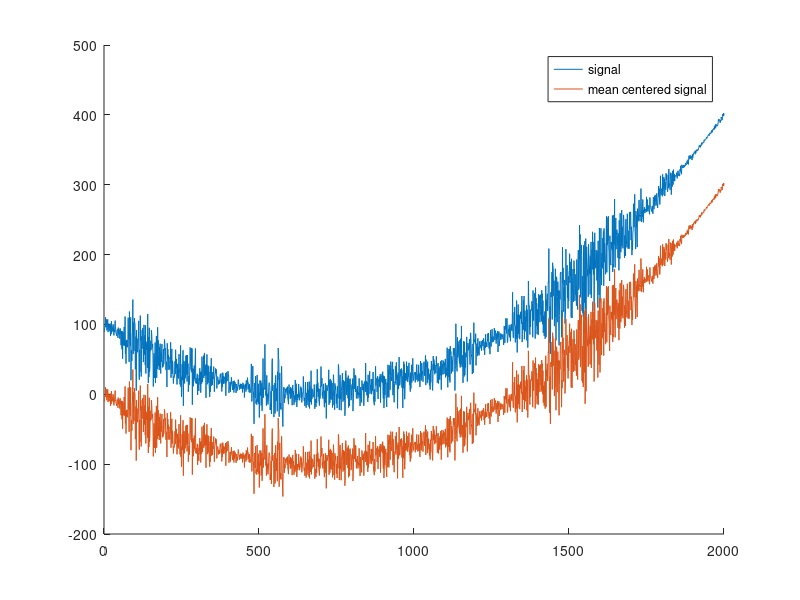
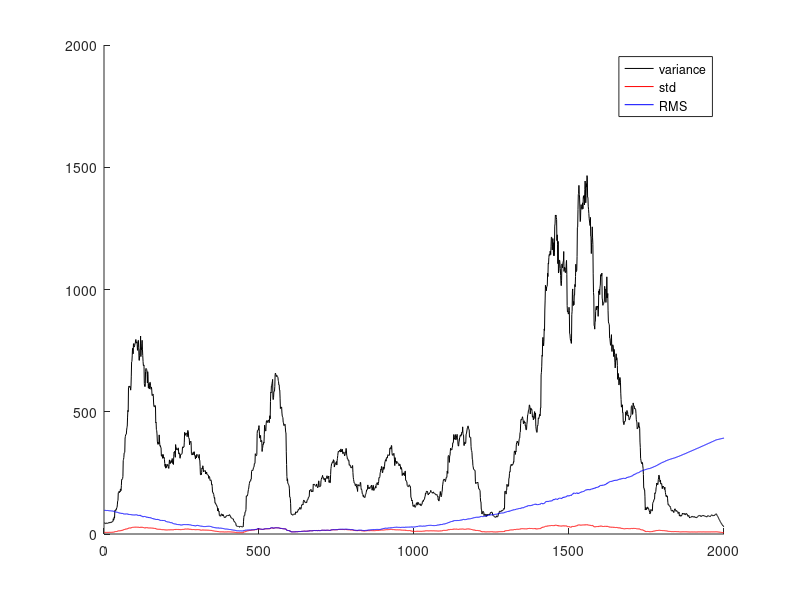

MATLAB code for these plots, in order:
clear, clf
%% 
n =2000;
p = 20;

%amplitude modulator
ampmod = interp1(rand(p,1)*30, linspace(1,p,n),'nearest')';
ampmod = ampmod + mean(ampmod)/3*sin(linspace(0,6*pi,n))';

signal = ampmod .* randn(size(ampmod));
signal = signal + linspace(-10,20,n)'.^2;

figure(1),clf,hold on
plot(signal)
plot(signal -mean(signal))
legend({'signal';'mean centered signal'})
%% compute windowed variance

k = 25;
[var_ts,std_ts,rms_ts] = deal(zeros(n,1));

for i = 1:n
    low_bnd = max(1,i-k);
    up_bnd = min(n,i+k);

    tempsig = signal(low_bnd:up_bnd);
    
    %var
    var_ts(i) = var(tempsig);
    
    %std
    std_ts(i) = std(tempsig);

    %rms
    rms_ts(i) = sqrt(mean(tempsig.^2));


end

figure(2),clf,hold on
plot(var_ts,'k')
plot(std_ts,'r')
plot(rms_ts,'b')
legend({'variance';'std';'RMS'})
